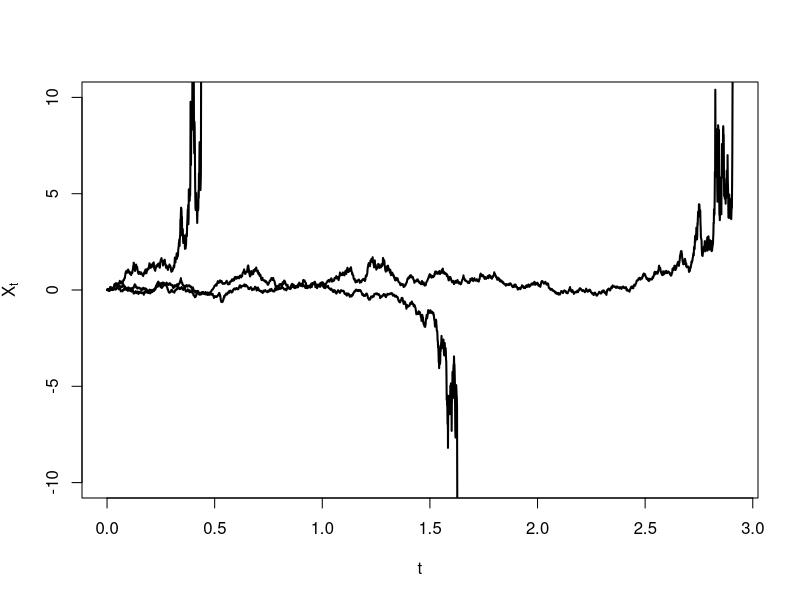

Recreate this plot in R.
## Figure demonstrating explosion in an SDE

pdf(file="explosion.pdf",width=6,height=4)
set.seed(12345)

## Number of sample paths
N <- 3

## Time discretization
T <- 10
dt <- 0.001
tvec <- seq(0,T,dt)

nt <- length(tvec)-1

## Simulate Brownian motion
## Note: This could also have been done with SDEtools::rBM or SDEtools::rvBM
dB <- array(rnorm(N*nt,sd=sqrt(dt)),c(nt,N))
B <- apply(dB,2,function(x)c(0,cumsum(x)))

## The exploding process 
X <- tan(B)

## Threshold for explosion
Xmax <- 20

## Range for plot
Xlim <- 10

## Find time of explosion
tau <- apply(X,2,function(x)sum(cumprod(abs(x)<Xmax)))

## Set up plot
plot(c(0,max(tau))*dt,c(-1,1)*Xlim,type="n",xlab="t",ylab=expression(X[t]))

## Add sample paths
for(i in 1:N) lines(tvec[1:tau[i]],X[1:tau[i],i],lwd=2)

dev.off()
